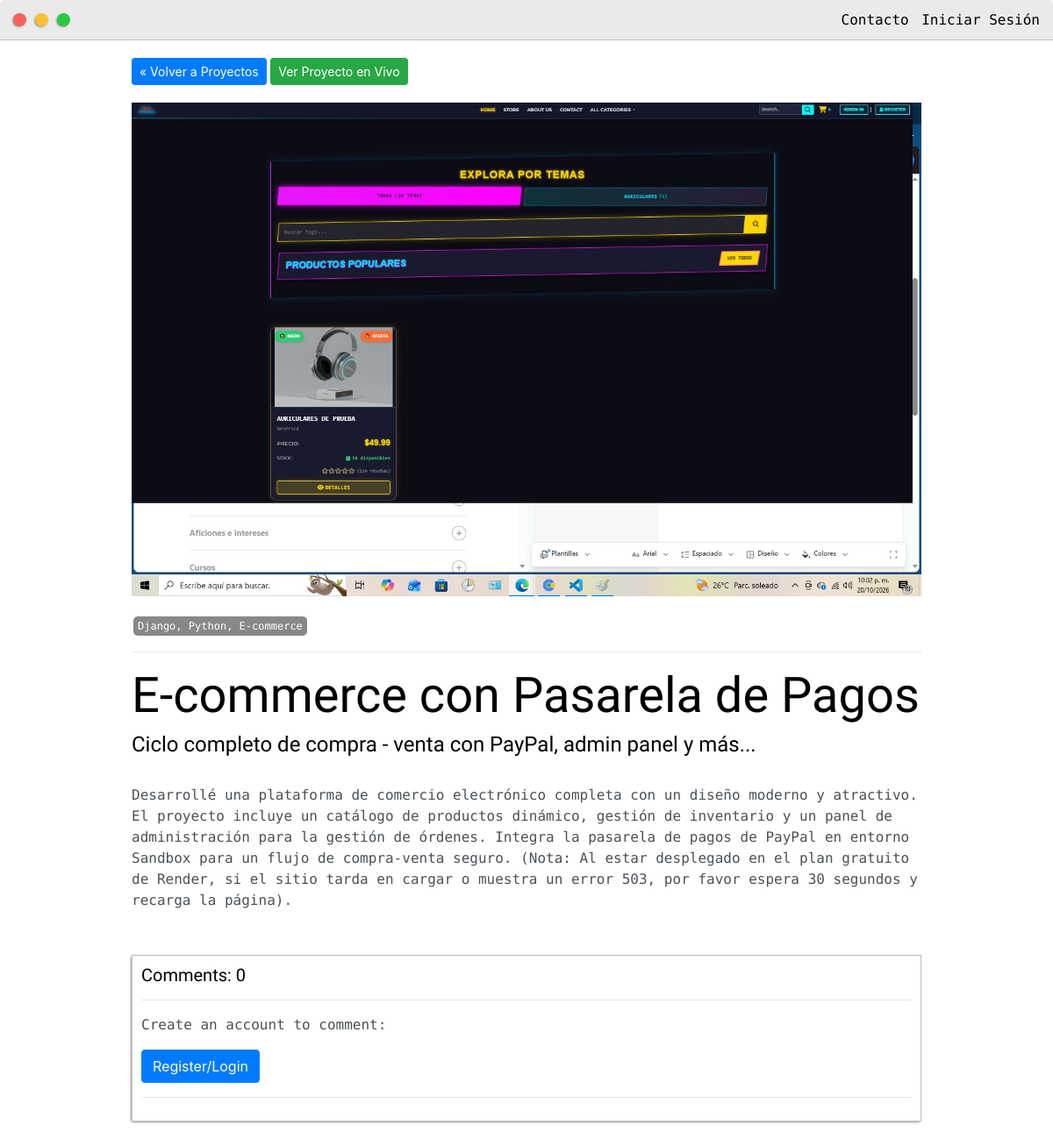
Page /post/e-commerce-con-pasarela-de-pagos/ on the committed database.
### base/models.py (models this page shows, shortened)
class Post(models.Model):
    headline = models.CharField(max_length=200)
    sub_headline = models.CharField(max_length=200, null=True, blank=True)
    thumbnail = models.CharField(max_length=200, null=True, blank=True, default="placeholder.png")
    body = models.TextField(null=True, blank=True)
    created = models.DateTimeField(auto_now_add=True)
    active = models.BooleanField(default=False)
    featured = models.BooleanField(default=False)
    tags = models.ManyToManyField(Tag, blank=True)
    slug = models.SlugField(null=True, blank=True)
    project_url = models.URLField(null=True, blank=True)

class Tag(models.Model):
    name = models.CharField(max_length=200)
    def __str__(self):
        return self.name

### base/views.py (the view, shortened to what this page needs)
def post(request, slug):
    post_obj = Post.objects.get(slug=slug)
    return render(request, 'base/post.html', {'post': post_obj})

### base/templates/base/post.html (shortened to what this page needs)
{% extends 'base/main.html' %}
{% load static %}
{% block content %}
<div class="post-container">
    <a class="btn btn-sm btn-primary" href="{% url 'posts' %}">&laquo Volver a Proyectos</a>
    {% if post.project_url %}
        <a class="btn btn-sm btn-success" href="{{ post.project_url }}" target="_blank">Ver Proyecto en Vivo</a>
    {% endif %}
    <img class="featured_image" src="{% static 'images/' %}{{ post.thumbnail }}" alt="{{ post.headline }}">
    {% for tag in post.tags.all %}
        <span class="tag">{{tag}}</span>
    {% endfor %}
    <hr>
    <h1>{{post.headline}}</h1>
    <h4>{{post.sub_headline}}</h4>
    <br>
    <p>{{post.body|safe}}</p>
    <div class="comments-wrapper">
        <h5>Comments: {{post.postcomment_set.all.count}}</h5>
        <hr>
        {% if request.user.is_authenticated %}
        <form action="" method="POST">
            {% csrf_token %}
            <textarea required class="form-control" placeholder="Leave a comment..." name="comment"></textarea>
            <br>
            <input class="btn btn-info" type="submit" value="Submit">
        </form>
        {% else %}
            <p>Create an account to comment:</p>
            <a class="btn btn-primary" href="{% url 'register' %}">Register/Login</a>
        {% endif %}
        <hr>
    </div>
</div>
{% endblock content %}

### base/templates/base/post.html (style rules this page uses)
img { max-width: 100%; object-fit: cover; }
.featured_image { margin-top: 20px; margin-bottom: 20px; }
.post-container { width: 900px; margin: 0 auto; padding-top: 20px; padding-bottom: 20px; }
.comments-wrapper { margin-top: 50px; padding: 10px; border:1px solid var(--borderColor); box-shadow: -1px 1px 3px -1px rgba(0,0,0,0.75); }

### rows in the picture
Post: thumbnail (picture), headline "E-commerce con Pasarela de Pagos", sub_headline "Ciclo completo de compra - venta con PayPal, admin panel y más...", body "Desarrollé una plataforma de comercio electrónico completa con un diseño moderno y atractivo. El proyecto incluye un catálogo de productos dinámico, gestión de inventario y un panel de administración para la gestión de órdenes. Integra la pasarela de pagos de PayPal en entorno Sandbox para un flujo de compra-venta seguro. (Nota: Al estar desplegado en el plan gratuito de Render, si el sitio tarda en cargar o muestra un error 503, por favor espera 30 segundos y recarga la página).", postcomment_set.all.count "0"
Tag: name "Django, Python, E-commerce"
